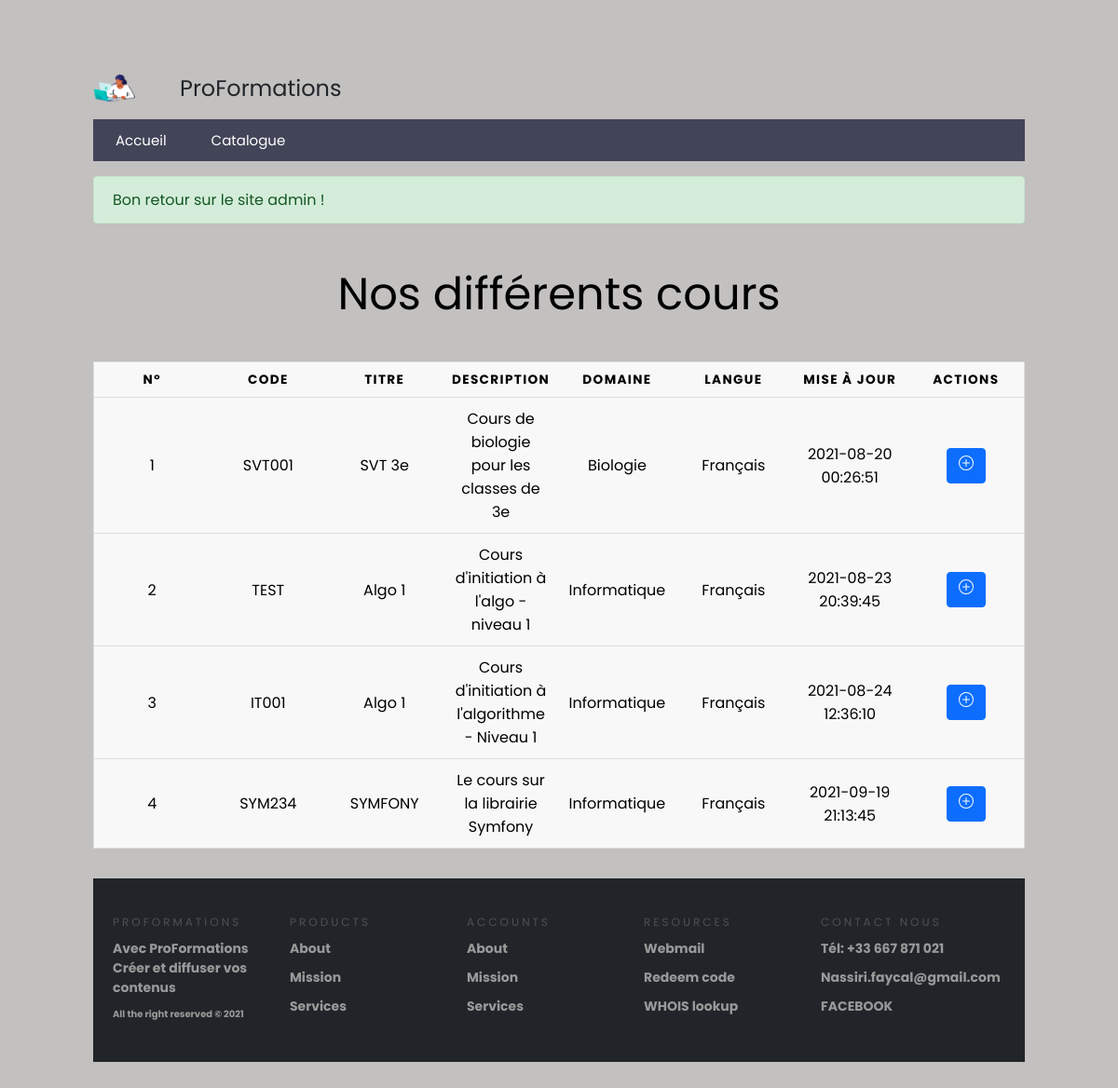
The page /cours (signed in) on the database its author committed.
### tables this page shows
CREATE TABLE `cours` (
  `id` int(11) NOT NULL,
  `code` varchar(25) NOT NULL,
  `titre` varchar(128) NOT NULL,
  `resume` text,
  `domaine` varchar(50) DEFAULT NULL,
  `langue` varchar(64) NOT NULL,
  `create_at` datetime NOT NULL DEFAULT CURRENT_TIMESTAMP
);

### controllers/MainController.controller.php (called while the page is built, shortened)
<?php
abstract class MainController{
    protected function genererPage($data){
        extract($data);
        require_once($view);
    }
}

### controllers/Cours/Cours.controller.php (called while the page is built, shortened)
<?php
require_once("./controllers/MainController.controller.php");
require_once("./models/Cours/Cours.model.php");
class CoursController extends MainController{
    private $CoursManager;
    public function __construct(){
        $this->CoursManager = new CoursManager();
    }
    public function cours(){
        $cours = $this->CoursManager->getCours();
        $data_page = [
            "page_description" => "Liste des différentes cours",
            "page_title" => "Nos cours",
            "cours" => $cours,
            "view" => "views/Cours/cours.view.php",
            "template" => "views/common/template.php"
        ];
        $this->genererPage($data_page);
    }
}

### models/Model.class.php (called while the page is built, shortened)
<?php
abstract class Model{
    private static $pdo;
    private static function setBdd(){
        self::$pdo = new PDO("mysql:host=db.3wa.io;dbname=faycalnas_proformations;charset=utf8", "faycalnas", "b38043549440aff2f9471b09d374ba35");
        self::$pdo->setAttribute(PDO::ATTR_ERRMODE, PDO::ERRMODE_EXCEPTION);
    }
    protected function getBdd(){
        return self::$pdo;
    }
}

### models/Cours/Cours.model.php (called while the page is built, shortened)
<?php
class CoursManager extends MainManager{
    public function getCours(){
        $req = "SELECT * FROM cours";
        $statement = $this->getBdd()->prepare($req);
        $statement->execute();
        $resultat = $statement->fetchall(PDO::FETCH_ASSOC);
        return $resultat;
    }
}

### controllers/Securite.class.php (called while the page is built, shortened)
<?php
class Securite{
    public static function estConnecte(){
        return (!empty($_SESSION['profil']));
    }
    public static function estAdministrateur(){
        return ($_SESSION['profil']['role'] === "administrateur");
    }
}

### views/Cours/cours.view.php (the view, shortened to what this page needs)
<table >
<caption>Nos différents cours</caption>
    <thead>
        <tr>
            <th scope="col">N°</th>
            <th scope="col">code</th>
            <th scope="col">Titre</th>
            <th scope="col">Description</th>
            <th scope="col">Domaine</th>
            <th scope="col">Langue</th>
            <th scope="col">Mise à jour</th>
            <th scope="col">Actions</th>
        </tr>
    </thead>
    <tbody>
        <?php $i=0;foreach ($cours as $courses) { $i++;?>
            <tr>
                <td data-label="N°"><?= $i ?></td>
                <td data-label="code"><?= $courses['code'] ?></td>
                <td scope="row" data-label="Titre"><?= $courses['titre'] ?></td>
                <td data-label="Description"><?= $courses['resume'] ?></td>
                <td data-label="Domaine"><?= $courses['domaine'] ?></td>
                <td data-label="Langue"><?= $courses['langue'] ?></td>
                <td data-label="Mise à jour"><?= $courses['create_at'] ?></td>
                <td data-label="Actions">
				<?php if(Securite::estConnecte() && Securite::estAdministrateur()) { ?>
                <form method="POST" action="modifierCours">
				<input type="hidden" name="code" value="<?=$courses['code']?>"/>
					 <button class="btn btn-yallow" id="btnModif">
                    <svg xmlns="http://www.w3.org/2000/svg" width="16" height="16" fill="currentColor" class="bi bi-pencil" viewBox="0 0 16 16">
                        <path d="M12.146.146a.5.5 0 0 1 .708 0l3 3a.5.5 0 0 1 0 .708l-10 10a.5.5 0 0 1-.168.11l-5 2a.5.5 0 0 1-.65-.65l2-5a.5.5 0 0 1 .11-.168l10-10zM11.207 2.5 13.5 4.793 14.793 3.5 12.5 1.207 11.207 2.5zm1.586 3L10.5 3.207 4 9.707V10h.5a.5.5 0 0 1 .5.5v.5h.5a.5.5 0 0 1 .5.5v.5h.293l6.5-6.5zm-9.761 5.175-.106.106-1.528 3.821 3.821-1.528.106-.106A.5.5 0 0 1 5 12.5V12h-.5a.5.5 0 0 1-.5-.5V11h-.5a.5.5 0 0 1-.468-.325z"/>
                    </svg>
                    </button>
                </form>
				<form method="POST" action="suppressionCours">
                    <input type="hidden" name="code" value="<?=$courses['code']?>"/>
                        <a aria-current="page" href="<?= URL; ?>suppressionCours">
                        <button class="btn btn-red" id="btnSupp" type="submit">
                            <svg xmlns="http://www.w3.org/2000/svg" width="16" height="16" fill="currentColor" class="bi bi-trash" viewBox="0 0 16 16">
                            <path d="M5.5 5.5A.5.5 0 0 1 6 6v6a.5.5 0 0 1-1 0V6a.5.5 0 0 1 .5-.5zm2.5 0a.5.5 0 0 1 .5.5v6a.5.5 0 0 1-1 0V6a.5.5 0 0 1 .5-.5zm3 .5a.5.5 0 0 0-1 0v6a.5.5 0 0 0 1 0V6z"/>
                            <path fill-rule="evenodd" d="M14.5 3a1 1 0 0 1-1 1H13v9a2 2 0 0 1-2 2H5a2 2 0 0 1-2-2V4h-.5a1 1 0 0 1-1-1V2a1 1 0 0 1 1-1H6a1 1 0 0 1 1-1h2a1 1 0 0 1 1 1h3.5a1 1 0 0 1 1 1v1zM4.118 4 4 4.059V13a1 1 0 0 0 1 1h6a1 1 0 0 0 1-1V4.059L11.882 4H4.118zM2.5 3V2h11v1h-11z"/>
                            </svg>
                        </button>
                        </a>
		        <?php }else { ?>
				<form method="POST" action="sinscrire">
					<a aria-current="page" href="<?= URL; ?>sinscrire">
					 <button class="btn btn-bleu" id="btnModif">
                    </button>
					</a>
				<?php }; ?>
				</form>
                </td>
            </tr>
        <?php }; ?>
        </tbody>
</table>

### public/CSS/main.css (style rules this page uses)
* { box-sizing: border-box; font-family: 'Poppins', sans-serif; }
button, input, optgroup, select, textarea { margin: 0; font-family: inherit; font-size: inherit; line-height: inherit; }
button, input { overflow: visible; }
button:not(:disabled), [type="button"]:not(:disabled), [type="reset"]:not(:disabled), [type="submit"]:not(:disabled) { cursor: pointer; }
.btn { display: inline-block; font-weight: 400; line-height: 1.5; color: #212529; text-align: center; text-decoration: none; vertical-align: middle; cursor: pointer; -webkit-user-select: none; -moz-user-select: none; user-select: none; background-color: transparent; border: 1px solid transparent; padding: 0.375rem 0.75rem; font-size: 1rem; border-radius: 0.25rem; transition: color .15s ease-in-out,background-color .15s ease-in-out,border-color .15s ease-in-out,box-shadow .15s ease-in-out; }
.btn-bleu { color: #fff; background-color: #0d6efd; border-color: #0d6efd; transition: all 0.3s ease; }
table { border: 1px solid #ccc; border-collapse: collapse; margin: 0; padding: 0; width: 100%; table-layout: fixed; }
table caption { font-size: 3em; margin: .5em 0 .75em; }
table tr { background-color: #f8f8f8; border: 1px solid #ddd; padding: .35em; }
table th, table td { padding: .625em; text-align: center; }
table th { font-size: .85em; letter-spacing: .1em; text-transform: uppercase; }
body { padding-top: 4.2rem; padding-bottom: 4.2rem; background: rgba(177, 173, 173, 0.76); }
a { text-decoration: none !important; }
form { width: 100%; padding: 5px 0px; }

### rows shown on the page
cours: code "SVT001", titre "SVT 3e", resume "Cours de biologie pour les classes de 3e", domaine "Biologie", langue "Français", create_at "2021-08-20 00:26:51"
cours: code "TEST", titre "Algo 1", resume "Cours d'initiation à l'algo - niveau 1", domaine "Informatique", langue "Français", create_at "2021-08-23 20:39:45"
cours: code "IT001", titre "Algo 1", resume "Cours d'initiation à l'algorithme - Niveau 1", domaine "Informatique", langue "Français", create_at "2021-08-24 12:36:10"
cours: code "SYM234", titre "SYMFONY", resume "Le cours sur la librairie Symfony", domaine "Informatique", langue "Français", create_at "2021-09-19 21:13:45"

### other values the page prints
$alert['message'] "Bon retour sur le site admin !"
